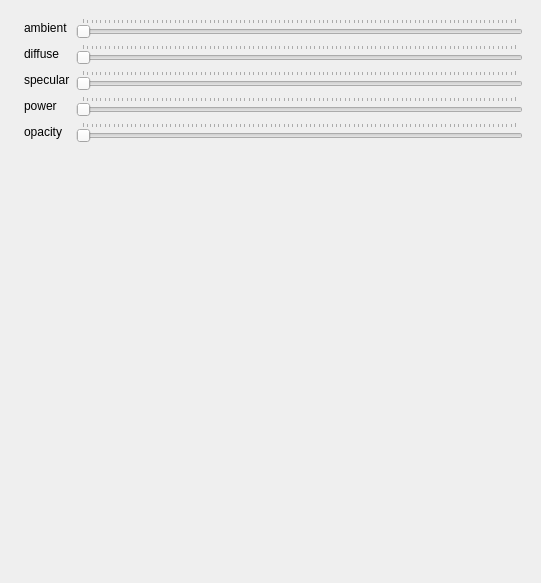
<?xml version="1.0" encoding="UTF-8"?>
<ui version="4.0">
 <class>RenderWindowUISingleInheritance</class>
 <widget class="QMainWindow" name="RenderWindowUISingleInheritance">
  <property name="geometry">
   <rect>
    <x>0</x>
    <y>0</y>
    <width>541</width>
    <height>583</height>
   </rect>
  </property>
  <property name="windowTitle">
   <string>Direct Volume Rendering</string>
  </property>
  <widget class="QWidget" name="centralwidget">
    <layout class="QHBoxLayout" name="hBox">
      <item>
        <widget class="QVTKWidget" name="qvtkWidget">
          <property name="geometry">
            <rect>
              <x>10</x>
              <y>20</y>
              <width>511</width>
              <height>541</height>
            </rect>
          </property>
        </widget>
      </item>
      <item>
        <layout class="QVBoxLayout" name="vBox">
          <item>
            <widget class="QWidget" name="formLayoutWidget">
              <property name="geometry">
                <rect>
                  <x>20</x>
                  <y>10</y>
                  <width>160</width>
                  <height>142</height>
                </rect>
              </property>
              <layout class="QFormLayout" name="formLayout">
                <item row="0" column="0">
                  <widget class="QLabel" name="ambientLabel">
                    <property name="text">
                      <string>ambient</string>
                    </property>
                  </widget>
                </item>
                <item row="2" column="0">
                  <widget class="QLabel" name="diffuseLabel">
                    <property name="text">
                      <string>diffuse</string>
                    </property>
                  </widget>
                </item>
                <item row="3" column="0">
                  <widget class="QLabel" name="specularLabel">
                    <property name="text">
                      <string>specular</string>
                    </property>
                  </widget>
                </item>
                <item row="4" column="0">
                  <widget class="QLabel" name="powerLabel">
                    <property name="text">
                      <string>power</string>
                    </property>
                  </widget>
                </item>
                <item row="5" column="0">
                  <widget class="QLabel" name="opacityLabel">
                    <property name="text">
                      <string>opacity</string>
                    </property>
                  </widget>
                </item>
                <item row="0" column="1">
                  <widget class="QSlider" name="ambientSlider">
                    <property name="orientation">
                      <enum>Qt::Horizontal</enum>
                    </property>
                    <property name="tickPosition">
                      <enum>QSlider::TicksAbove</enum>
                    </property>
                  </widget>
                </item>
                <item row="2" column="1">
                  <widget class="QSlider" name="diffuseSlider">
                    <property name="orientation">
                      <enum>Qt::Horizontal</enum>
                    </property>
                    <property name="tickPosition">
                      <enum>QSlider::TicksAbove</enum>
                    </property>
                  </widget>
                </item>
                <item row="3" column="1">
                  <widget class="QSlider" name="specSlider">
                    <property name="orientation">
                      <enum>Qt::Horizontal</enum>
                    </property>
                    <property name="tickPosition">
                      <enum>QSlider::TicksAbove</enum>
                    </property>
                  </widget>
                </item>
                <item row="4" column="1">
                  <widget class="QSlider" name="powerSlider">
                    <property name="orientation">
                      <enum>Qt::Horizontal</enum>
                    </property>
                    <property name="tickPosition">
                      <enum>QSlider::TicksAbove</enum>
                    </property>
                  </widget>
                </item>
                <item row="5" column="1">
                  <widget class="QSlider" name="opacitySlider">
                    <property name="orientation">
                      <enum>Qt::Horizontal</enum>
                    </property>
                    <property name="tickPosition">
                      <enum>QSlider::TicksAbove</enum>
                    </property>
                  </widget>
                </item>
              </layout>
            </widget>
          </item>
          <item>
            <widget class="Qtfe" name="qtfe">
              <property name="geometry">
                <rect>
                  <x>10</x>
                  <y>20</y>
                  <width>511</width>
                  <height>541</height>
                </rect>
              </property>
              <widget class="QImageTweak" name="git">
              </widget>
            </widget>
          </item>
        </layout>
      </item>
    </layout>
  </widget>

  <action name="actionExit">
    <property name="text">
      <string>Exit</string>
    </property>
  </action>
  
 </widget>
 <customwidgets>
  <customwidget>
   <class>QVTKWidget</class>
   <extends>QWidget</extends>
   <header>QVTKWidget.h</header>
  </customwidget>
   <customwidget>
     <class>Qtfe</class>
     <extends>QWidget</extends>
     <header>Qtfe.h</header>
   </customwidget>
   <customwidget>
     <class>QImageTweak</class>
     <extends>QWidget</extends>
     <header>QImageTweak.h</header>
   </customwidget>
 </customwidgets>
 <resources>
 
 </resources>
 <connections/>
</ui>
